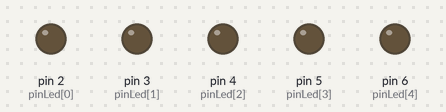
A sketch run on a simulated Arduino Uno, built with avr-gcc and run on an emulated ATmega328P. On the bench: output pins drawn as LEDs (lit = HIGH).

Above: at 0.15 s.
At 1.35 s:
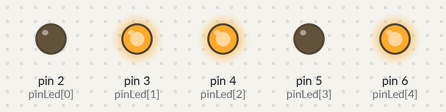
At 2.25 s:
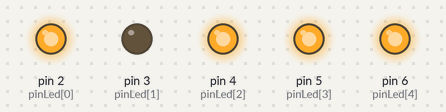
At 2.55 s:
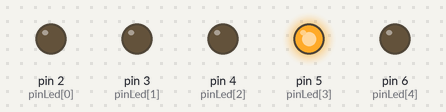
At 3.45 s:
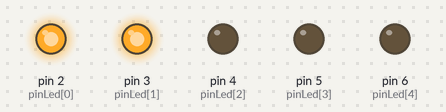
At 6.15 s:
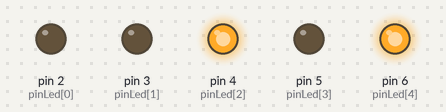
Timing chart, 0 to 6.9 s (numbered marks = the images above):
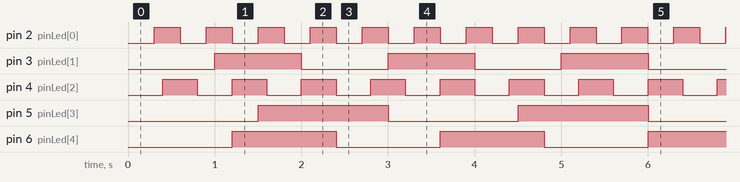

Measured:
- by itself, pin 2 (pinLed[0]): alternates HIGH for 0.30 s and LOW for 0.30 s
- by itself, pin 3 (pinLed[1]): alternates HIGH for 1.0 s and LOW for 1.0 s
- by itself, pin 4 (pinLed[2]): alternates HIGH for 0.40 s and LOW for 0.40 s
- by itself, pin 5 (pinLed[3]): alternates HIGH for 1.5 s and LOW for 1.5 s
- by itself, pin 6 (pinLed[4]): alternates HIGH for 1.2 s and LOW for 1.2 s

The sketch:

led_control.ino
```cpp
// led_control.ino

#define cantidadLed 5
const int pinLed[cantidadLed] = {2, 3, 4, 5, 6};
const long tiempoLed[cantidadLed] = {300, 1000, 400, 1500, 1200};
long ultimaVez[cantidadLed] = {0};
bool estadoLed[cantidadLed] = {false};

void setup() {
  Serial.begin(9600);
  for (int i = 0; i < cantidadLed; i++) {
    pinMode(pinLed[i], OUTPUT);
  }
}

void loop() {
  long ahora = millis();
  for (int i = 0; i < cantidadLed; i++) {
    if (ahora - ultimaVez[i] >= tiempoLed[i]) {
      estadoLed[i] = !estadoLed[i];
      digitalWrite(pinLed[i], estadoLed[i] ? HIGH : LOW);
      ultimaVez[i] = ahora;
    }
  }
}
```
